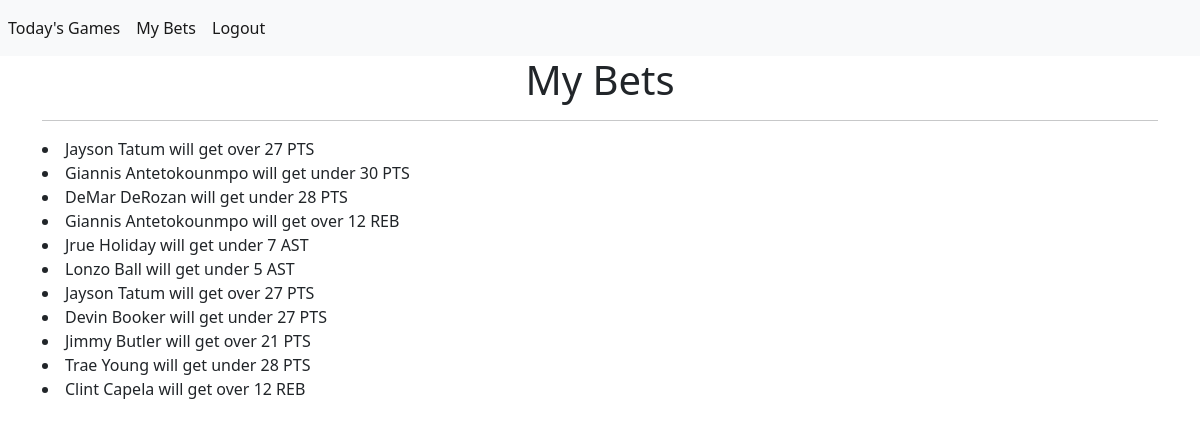
Screenshot of /my-bets (signed in) with the database file from the repository.
### app/models.py (models this page shows)
class Bet(db.Model):
    id = db.Column(db.Integer, primary_key = True)
    game_id = db.Column(db.Integer)
    player_name = db.Column(db.String(500))
    statistic = db.Column(db.String(100))
    over_statistic = db.Column(db.Boolean, default = False, nullable = False)
    num_stats = db.Column(db.Integer)
    date = db.Column(db.DateTime(timezone=True), server_default=func.now())
    user_id = db.Column(db.Integer, db.ForeignKey('user.id'))

### app/views.py (the view)
@app.route("/my-bets")
def my_bets():
    return render_template("user_bets.html", user = current_user)

### app/__init__.py (called while the page is built)
@login_manager.user_loader
def load_user(id):
    return User.query.get(int(id))

### app/templates/user_bets.html (shortened to what this page needs)
{% extends "main/base.html" %}
{% block main %}
<div class="container">
    <div class="row">
        <div class="col">
            <h1>My Bets</h1>
            <hr>
            <p> {% for bet in user.bets %}
                <li>{% if bet.over_statistic == true %}
                {{bet.player_name}} will get over {{bet.num_stats| round| int}} {{bet.statistic}}
                {% else %}
                {{bet.player_name}} will get under {{bet.num_stats| round| int}} {{bet.statistic}}
                {% endif %}
                </li>
                {% endfor %}
            </p>
        </div>
    </div>
</div>
{% endblock %}

### app/templates/main/base.html (shortened to what this page needs)
<!doctype html>
<html lang="en">
<head>
    <link href="https://cdn.jsdelivr.net/npm/bootstrap@5.1.3/dist/css/bootstrap.min.css" rel="stylesheet"
>
    <link rel="stylesheet" href="{{ url_for('static', filename='css/style.css') }}">
</head>
<body>
    <nav class="navbar navbar-expand-lg navbar-light bg-light">
        <div class="collapse navbar-collapse" id="navbar">
            <div class="navbar-nav">
                {% if user.is_authenticated %}
                <a class="nav-link active" id = "today_games" href="/">Today's Games</a>
                <a class="nav-link active" id = "today_games" href="/my-bets">My Bets</a>
                <a class="nav-link active" id="logout" href="/logout">Logout</a>
                {% else %}
                <a class="nav-link active" id ="login" href="/login">Login</a>
                <a class="nav-link active" io="sign_up" href="/sign-up">Sign Up</a>
                {% endif %}
            </div>
        </div>
    </nav>
    <main>
        {% block main %} {% endblock %}
    </main>
</body>
</html>

### app/static/css/style.css (style rules this page uses)
h1 { text-align: center; }

### rows the page displays
Bet: player_name "Jayson Tatum", num_stats "27", statistic "PTS"
Bet: player_name "Giannis Antetokounmpo", num_stats "30", statistic "PTS"
Bet: player_name "DeMar DeRozan", num_stats "28", statistic "PTS"
Bet: player_name "Giannis Antetokounmpo", num_stats "12", statistic "REB"
Bet: player_name "Jrue Holiday", num_stats "7", statistic "AST"
Bet: player_name "Lonzo Ball", num_stats "5", statistic "AST"
Bet: player_name "Jayson Tatum", num_stats "27", statistic "PTS"
Bet: player_name "Devin Booker", num_stats "27", statistic "PTS"
Bet: player_name "Jimmy Butler", num_stats "21", statistic "PTS"
Bet: player_name "Trae Young", num_stats "28", statistic "PTS"
Bet: player_name "Clint Capela", num_stats "12", statistic "REB"
